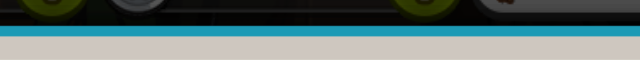
#> input picture templates/cookierun/boxrun/picker_marker.png, 640 x 60 px
$ python -i perceive.py   (imports and definitions only)
#> lines starting #> are read from the running program, lines starting #| are printed output that depends on the picture; after the words box and inside, x2 and y2 are one past the last pixel; in counts of white or black regions, pixels touching at a corner belong together
#> further down, picture is the input picture: shape (60, 640, 3); mean B, G, R 113.6, 114.6, 95.2
"""Perception — locate a template PNG on a screen frame; optional OCR."""
from __future__ import annotations

import time
from dataclasses import dataclass
from pathlib import Path

import cv2
import numpy as np


class PerceiveError(RuntimeError):
    pass


@dataclass(frozen=True)
class Match:
    found: bool
    score: float          # peak correlation 0..1
    x: int                # center of matched region (screen px)
    y: int
    w: int                # template size
    h: int


class TemplateStore:
    """Loads and caches template images from a directory.

    Templates are referenced by filename in the config; caching avoids re-reading
    the same PNG from disk on every poll cycle.
    """

    def __init__(self, templates_dir: str | Path):
        self.dir = Path(templates_dir)
        self._cache: dict[str, np.ndarray] = {}

    # [136 lines left out: functions get, find, find_named, odd_cells_out, not called in this run]


def read_text(frame: np.ndarray, region: tuple[int, int, int, int] | None = None,
              config: str = "") -> str:
    """OCR a frame (or a sub-region x,y,w,h) via pytesseract. Optional dependency.

    `config` goes straight to tesseract — see read_counter for the digits-only
    invocation a counter needs.
    """
    try:
        import pytesseract  # noqa: PLC0415 — optional, imported lazily
    except ImportError as e:
        raise PerceiveError(
            "OCR requested but pytesseract is not installed (pip install pytesseract "
            "and install the tesseract binary)"
        ) from e
    if region is not None:
        x, y, w, h = region
        frame = frame[y : y + h, x : x + w]
    # read_counter hands us an already-thresholded single-channel image, so only
    # convert when there are channels to convert.
    gray = frame if frame.ndim == 2 else cv2.cvtColor(frame, cv2.COLOR_BGR2GRAY)
    return pytesseract.image_to_string(gray, config=config).strip()


#: tesseract page-segmentation mode 7 = "treat the image as one text line", which
#: is what a counter pill is; the whitelist keeps it from reading the x in "x3"
#: or the box glyph as a digit.
_COUNTER_CONFIG = "--psm 7 -c tessedit_char_whitelist=0123456789"

#: Upscale before OCR. A counter pill is ~30px tall in a 1080p frame and
#: tesseract is trained on print-sized glyphs; without this it reads mostly noise.
_COUNTER_SCALE = 4


def read_counter(frame: np.ndarray, region: tuple[int, int, int, int] | None = None,
                 *, scale: int = _COUNTER_SCALE) -> int | None:
    """Read a small integer (a box/coin counter) from a frame region.

    Returns None when nothing digit-like is there — a caller must treat that as
    "unknown", not as zero. Everything about a counter fights OCR: the digits are
    tiny, sit on a busy background, and are prefixed by an "x" that reads as a
    number if allowed to. So the region is upscaled, thresholded, and tesseract
    is pinned to one line of digits.

    Raises PerceiveError only when OCR itself is unavailable; a frame that simply
    holds no readable digits is a None, not an error.
    """
#> called with scale = 4
    if region is not None:
        x, y, w, h = region
        frame = frame[y : y + h, x : x + w]
    if frame.size == 0:
        return None

    gray = frame if frame.ndim == 2 else cv2.cvtColor(frame, cv2.COLOR_BGR2GRAY)
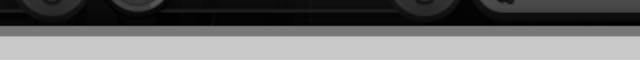
#> gray: shape (60, 640); min 0, max 206, mean 108.5
    if scale > 1:
        gray = cv2.resize(gray, None, fx=scale, fy=scale, interpolation=cv2.INTER_CUBIC)
#> gray: shape (240, 2560)
    # Otsu rather than a fixed cut: the pill's background brightness changes with
    # whatever the level is drawing behind it.
    _, binary = cv2.threshold(gray, 0, 255, cv2.THRESH_BINARY + cv2.THRESH_OTSU)
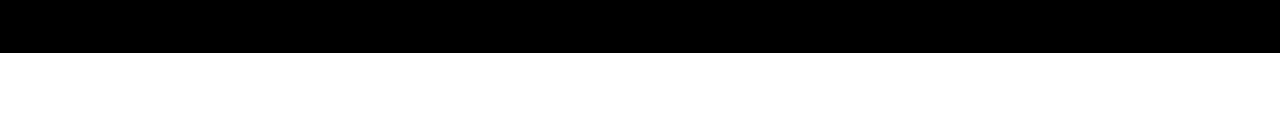
#> binary: shape (240, 2560) (shown at 1/2 size); 55.8% white; 1 black region, box (x1, y1, x2, y2) and area: (0, 0, 2560, 106) 271360
    # Digits must end up dark-on-light for tesseract; the pill draws them light.
    if float(binary.mean()) < 127:
        binary = cv2.bitwise_not(binary)

    raw = read_text(binary, config=_COUNTER_CONFIG)
    digits = "".join(c for c in raw if c.isdigit())
    if not digits:
        return None
    return int(digits)


#: Page-segmentation modes to try when one read is not enough. 7 is "one text
#: line" and is what read_counter uses alone; 8 is "one word" and 13 is "raw
#: line, no layout analysis". Measured 2026-08-20 on live Lives-tab badges: psm 7
#: returned nothing at all for 18, 16, and 14 once the crop carried a few pixels
#: of padding, while psm 8 read every one of them correctly off the same pixels.
_COUNTER_PSMS = (7, 8, 13)

#: Padding to try around the region. A flush crop and a padded crop fail on
#: opposite inputs — flush misread a single-digit "4" as "47" by clipping into
#: the neighbouring badge, padded made two-digit numbers starting with 1
#: unreadable — so both get a vote rather than one being picked as the winner.
_COUNTER_PADS = (0, 2, 4, 8)


# [37 lines left out: function read_counter_voted, not called in this run]

>>> import cv2
>>> picture = cv2.imread('../templates/cookierun/boxrun/picker_marker.png')
#> (the run stopped early here; a loop or call above may not have finished)
